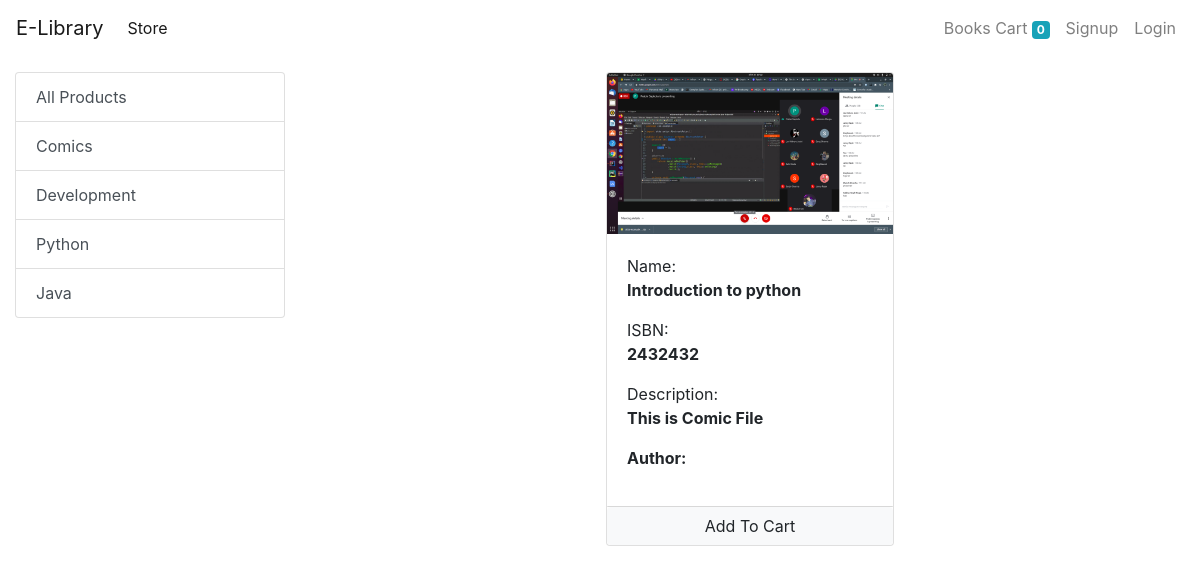
The app's page /store with its own data.
### store/models/category.py (models this page shows, shortened)
class Category(models.Model):
    name = models.CharField(max_length=20)
    @staticmethod
    def get_all_categories():
        return Category.objects.all()

### store/models/product.py (models this page shows, shortened)
class Product(models.Model):
    name = models.CharField(max_length=50)
    Isbn = models.IntegerField(default=0)
    category = models.ForeignKey(Category, on_delete=models.CASCADE, default=1)
    description = models.CharField(max_length=200, default='' , null=True , blank=True)
    author= models.CharField(max_length=200,default='',null=True,blank=True)
    image = models.ImageField(upload_to='uploads/products/')
    @staticmethod
    def get_all_products():
        return Product.objects.all()

### store/views/home.py (the view)
# urls.py: path('' , include('store.urls'))
def store(request):
    cart = request.session.get('cart')
    if not cart:
        request.session['cart'] = {}
    products = None
    categories = Category.get_all_categories()
    categoryID = request.GET.get('category')
    if categoryID:
        products = Product.get_all_products_by_categoryid(categoryID)
    else:
        products = Product.get_all_products();
    data = {}
    data['products'] = products
    data['categories'] = categories
    print('you are : ', request.session.get('email'))
    return render(request, 'index.html', data)

### store/templatetags/cart.py (called while the page is built)
@register.filter(name='is_in_cart')
def is_in_cart(product  , cart):
    keys = cart.keys()
    for id in keys:
        if int(id) == product.id:
            return True
    return False;

### store/templates/index.html (shortened to what this page needs)
{% extends 'base.html' %}
{% block content %}
{% load cart %}
{% load custom_filter %}
<div class="container-fluid mt-3">
	<div class="row">
		<div class="col-lg-3 mx-auto">
			<div class="list-group">
				<a href="/" class="list-group-item list-group-item-action">All Products</a>
				{% for category in categories %}
				<a href="/?category={{category.id}}"
					class="list-group-item list-group-item-action">{{category.name}}</a>
				{% endfor %}
			</div>
		</div>
		<div id='products' class="col-lg-9 mx-auto">
			<div class="row mx-auto">
				{% for product in products %}
				<div class="card mx-auto mb-3" id={{product.id}} style="width: 18rem;">
					<img class="card-img-top" src="{{product.image.url}}" alt="Card image cap">
					<div class="card-body">
						Name:	<b><p class="card-text">{{product.name}}</b></p>
						ISBN:<p class="card-text"><b>{{product.Isbn}}</b></p>
						Description:<p class="card-text"><b>{{product.description}}</p>
							Author:<p class="card-text"><b>{{product.author}}</p>
					</div>
					<div class="card-footer p-0 no-gutters">
						{% if product|is_in_cart:request.session.cart %}
						<div class="row no-gutters">
							<form action="/#{{product.id}}" class="col-2 " method="post">
								{% csrf_token %}
								<input hidden type="text" name='product' value='{{product.id}}'>
								<input hidden type="text" name='remove' value='True'>
								<input type="submit" value=" - " class="btn btn-block btn-light border-right">
							</form>
							<div class="text-center col">{{product|cart_quantity:request.session.cart}} in LibraryStore</div>
							<form action="/#{{product.id}}" class="col-2 " method="post">
								{% csrf_token %}
								<input hidden type="text" name='product' value='{{product.id}}'>
								<input type="submit" value=" + " class="btn btn-block btn-light border-left">
							</form>
						</div>
						{% else %}
						<form action="/#{{product.id}}" method="POST" class="btn-block">
							<input type="submit" class="float-right btn btn-light  form-control"
								value="Add To Cart">
						</form>
						{% endif %}
					</div>
				</div>
				{% endfor %}
			</div>
		</div>
	</div>
</div>
{% endblock %}

### records on screen
Category: name "Comics"
Category: name "Development"
Category: name "Python"
Category: name "Java"
Product: image (picture), name "Introduction to python", Isbn "2432432", description "This is Comic File"

### other values on screen
{{ request.session.cart.keys|length }} "0"
